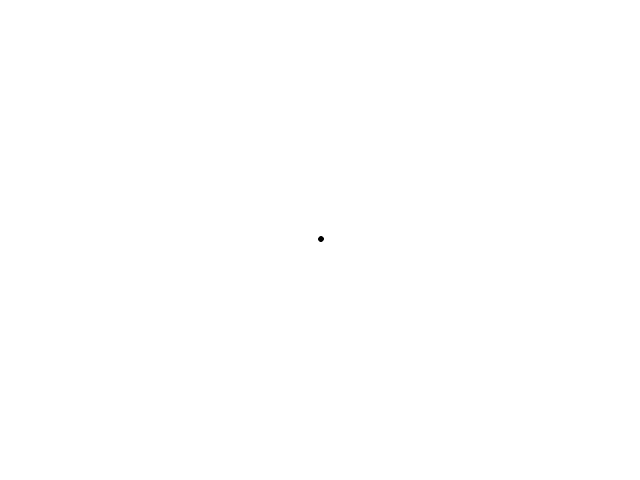
Frame 1 (no input)
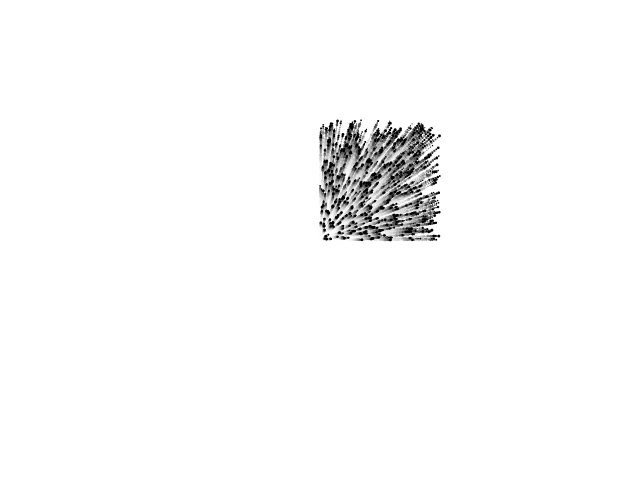
Frame 60 (the mouse pressed at the canvas centre just before this capture)
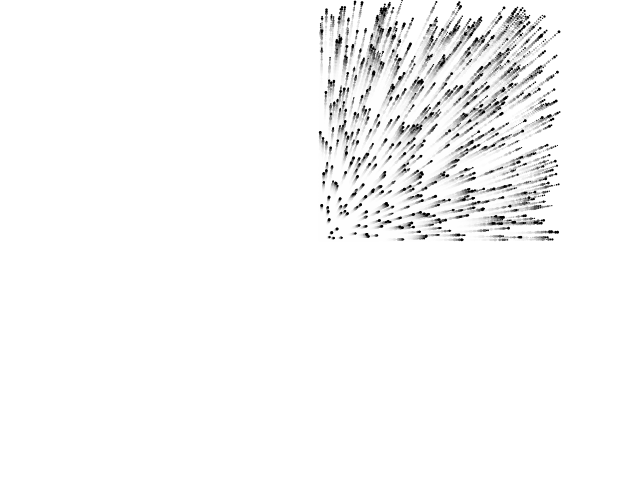
Frame 120 (the mouse held since frame 60 and released just before this capture)

The Processing sketch that drew these frames (run headless with seeded random() and noise(); from frame 60 on, the mouse is pressed at the canvas centre):

// Processing sketch: particles1
// ── particles1.pde

ArrayList planets;

int numberOfPlanets = 600;

int count;
int tempoVida = 2;

void setup(){

size(640,480);  
planets = new ArrayList();
//frameRate(14);
background(255);

noStroke();
fill(0);
count = 0;
frameRate(200);

for (int i = 0; i<numberOfPlanets; i++){
planets.add(new Planeta());
}


}

void draw(){
  
if (count == tempoVida){  
fill(255,255,255,80);
rect(0,0,width,height);
count = 0;
}

fill(0);
//background(255);


newBorns();
for (int j = 0; j <planets.size(); j++){
Planeta planet = (Planeta)planets.get(j);
planet.dimensionar();
planet.direcciona();
planet.mover();
planet.desenhar();

}
count++;


}

void newBorns(){

if(count == tempoVida-1){
Planeta planets = new Planeta();

}

}
// ── Planeta.pde
class Planeta {

  float posicaoX, posicaoY;
  float raio;
  float fundo;
  float dirX, dirY;

  Planeta() {

    posicaoX = width/2;
    posicaoY = height/2;
    dirX = random(2);
    dirY = random(2);
  }



  void direcciona(){
   
    if ( posicaoY <=0 || posicaoY >= height){
    dirY = dirY*-random(1);
    }
    
    
    else if ( posicaoX >= width || posicaoX <= 0){
    dirX = dirX*-random(1);
    }
  
  
  } 
  void mover() {
    
    posicaoX=posicaoX+dirX;
    posicaoY=posicaoY-dirY;

    
    //
    

    
   
    
  }

  void dimensionar() {
    raio = 3-random(2);
  }
  
  
  
  void desenhar() {
    ellipse(posicaoX, posicaoY, raio, raio);
  }
}
